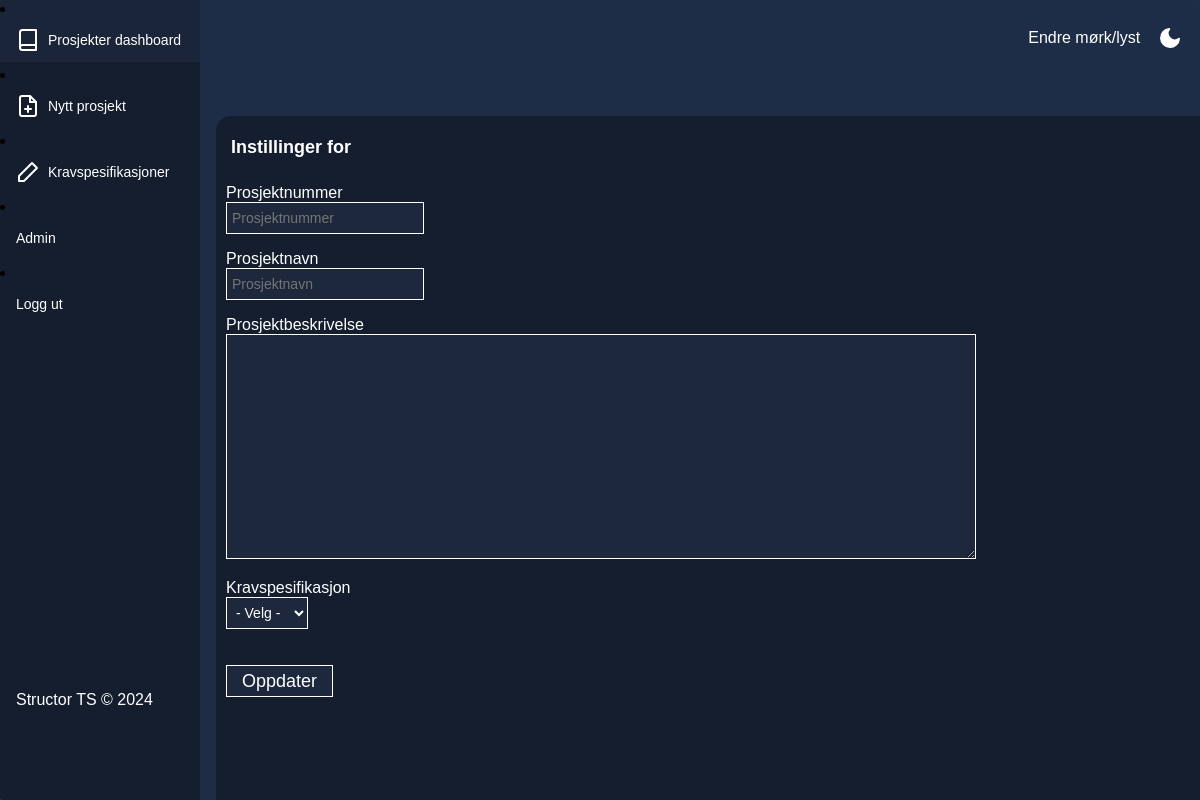
Before: /2/project/settings (signed in) with the older database file.
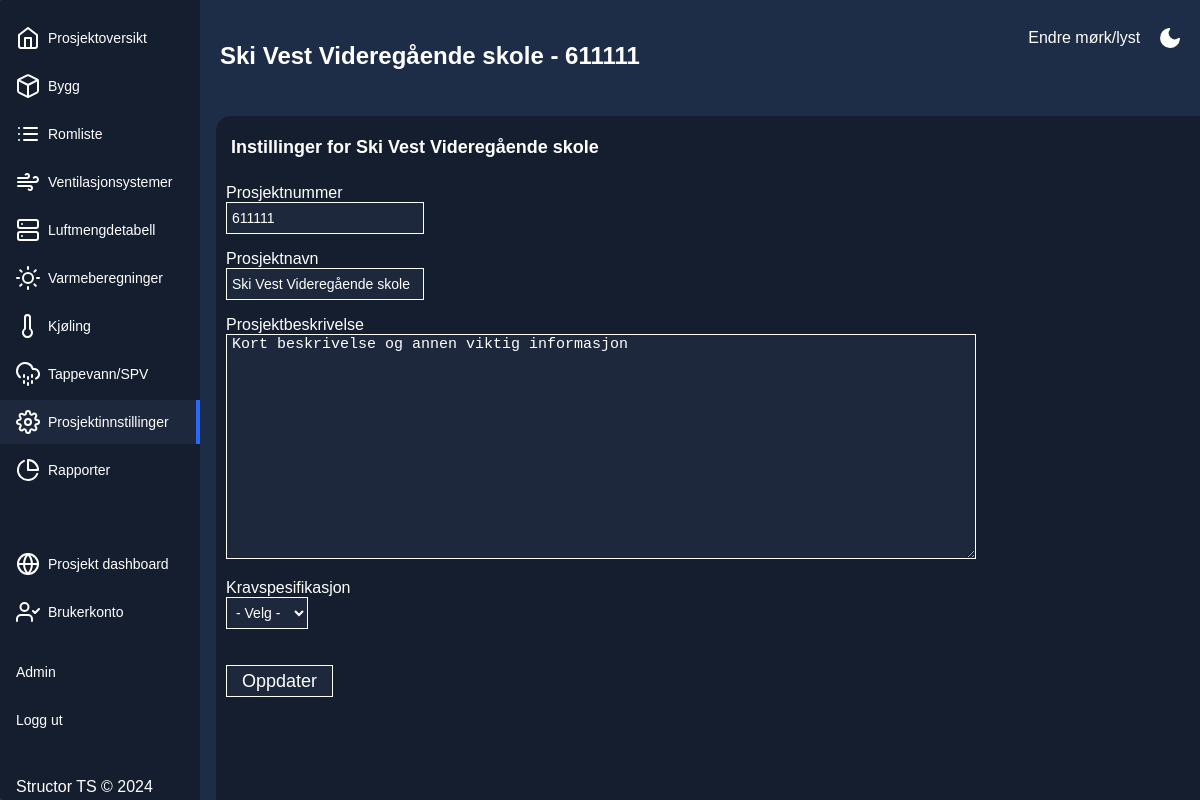
After: the same page with the newer database file.
### romskjema/models.py (models this page shows)
class Projects(db.Model):
    __tablename__ = "Projects"
    id = db.Column(db.Integer, primary_key=True, autoincrement=True)
    ProjectNumber = db.Column(db.Integer, nullable=False)
    ProjectName = db.Column(db.String(50), nullable=False)
    ProjectDescription = db.Column(db.Text)
    Specification = db.Column(db.String(50))
    buildings = db.relationship('Buildings', backref='project_buildings', uselist=False, lazy=True)
    ventilation_systems = db.relationship('VentilationSystems', backref='project_ventilation_systems', uselist=False, lazy=True)

### romskjema/project/project.py (the view, shortened to what this page needs)
@project_bp.route('/settings', methods=['GET', 'POST'])
@login_required
def settings(project_id):
    project = dbo.get_project(project_id)
    endpoint = request.endpoint
    specifications = dbo.get_specifications()
    if request.method == "GET":
        return render_template("project_settings.html",
                            user = current_user,
                            project = project,
                            specifications = specifications,
                            endpoint=endpoint,
                            project_id = project_id)

### romskjema/db_operations.py (called while the page is built)
@login_required
def get_project(project_id: int) -> models.Projects:
    project = db.session.query(models.Projects).filter(models.Projects.id == project_id).first()
    return project

@login_required
def get_specifications() -> list:
    spec_list = []
    specifications = models.Specifications.query.all()
    for spec in specifications:
        spec_list.append(spec)
    return spec_list

### romskjema/project/templates/project_settings.html (shortened to what this page needs)
{% extends "base.html" %}
{%block page_subtitle %}Instillinger for {{project.ProjectName}}{% endblock %}
{%block content %}
    <form class="custom-form profile-form" method="POST" role="form">
        <p>
            <p>
                Prosjektnummer
                <br>
                <input type="text" name="project_number" id="project_number" value="{{project.ProjectNumber}}" placeholder="Prosjektnummer">
            </p>
            <p>
                Prosjektnavn
                <br>
                <input type="text" name="project_name" id="project_name" value="{{project.ProjectName}}" placeholder="Prosjektnavn">
            </p>
            <p>
                Prosjektbeskrivelse <br>
                <textarea class="form-text-area" name="project_description" id="project_description">{{project.ProjectDescription}}</textarea>
            </p>
        </p>
        <p>
            Kravspesifikasjon
            <br>
            <select name="project_specification" id="project_specification">
                <option value="none">- Velg -</option>
            </select>
        </p>
        <p>
            <button type="submit" class="form-button">
                Oppdater
            </button>
        </p>
    </form>
{% endblock %}

### romskjema/templates/base.html (shortened to what the changed rows need)
<!DOCTYPE html>
<html lang="en">
<head>
    <link rel="stylesheet" href="/static/css/style.css">
    <link rel="stylesheet" href="/static/css/form.css">
    <link rel="stylesheet" href="/static/css/tables.css">
    <link rel="stylesheet" href="/static/css/flash_popup.css">
    <link rel="stylesheet" href="/static/css/print.css">
</head>
<body>
        <div class="app-container">
        {% if user.is_authenticated %}
        <div class="sidebar no-print ">
                {% if project %}
                <ul class="sidebar-list">
                    {% if endpoint == "project.project" %}
                    <li class="sidebar-list-item active">
                    {%else %}
                    <li class="sidebar-list-item">
                    {% endif %}
                    <a href="{{ url_for('project.project', project_id=project.id) }}">
                    <span>Prosjektoversikt</span>
                    </a>
                </li>
                {% if endpoint == "buildings.buildings" %}
                <li class="sidebar-list-item active">
                {%else %}
                <li class="sidebar-list-item">
                {% endif %}
                    <a href="{{ url_for('buildings.buildings', project_id = project.id) }}">
                    <span>Bygg</span>
                    </a>
                </li>
                {% if endpoint == "rooms.rooms" %}
                <li class="sidebar-list-item active">
                {%else %}
                <li class="sidebar-list-item">
                {% endif %}
                    <a href="{{ url_for('rooms.rooms', project_id = project.id) }}">
                    <span>Romliste</span>
                    </a>
                </li>
                {% if endpoint == "ventsystems.ventsystems" %}
                <li class="sidebar-list-item active">
                {% else %}
                <li class="sidebar-list-item">
                {% endif %}
                    <a href="{{ url_for('ventsystems.ventsystems', project_id = project.id) }}">
                    <span>Ventilasjonsystemer</span>
                    </a>
                </li>
                {% if endpoint == "ventilation.ventilation" %}
                <li class="sidebar-list-item active">
                {%else %}
                <li class="sidebar-list-item">
                {% endif %}
                    <a href="{{ url_for('ventilation.ventilation', project_id = project.id) }}">
                    <span>Luftmengdetabell</span>
                    </a>
                </li>
                {% if endpoint == "heating.heating" %}
                <li class="sidebar-list-item active">
                {%else %}
                <li class="sidebar-list-item">
                {% endif %}
                    <a href="{{ url_for('heating.heating', project_id = project.id) }}">
                    <span>Varmeberegninger</span>
                    </a>
                </li>
                {% if endpoint == "cooling.cooling" %}
                <li class="sidebar-list-item active">
                {%else %}
                <li class="sidebar-list-item">
                {% endif %}
                    <a href="{{ url_for('cooling.cooling', project_id = project.id) }}">
                        <svg xmlns="http://www.w3.org/2000/svg" width="24" height="24" viewBox="0 0 24 24" fill="none" stroke="currentColor" stroke-width="2" stroke-linecap="round" stroke-linejoin="round" class="feather feather-activity"><path d="M14 14.76V3.5a2.5 2.5 0 0 0-5 0v11.26a4.5 4.5 0 1 0 5 0z"></path></svg>
                    <span>Kjøling</span>
                    </a>
                </li>
                <li class="sidebar-list-item">
                    <a href="#">
                    <span>Tappevann/SPV</span>
                    </a>
                </li>
                {% if endpoint == "project.settings" %}
                <li class="sidebar-list-item active">
                {%else %}
                <li class="sidebar-list-item">
                {% endif %}
                    <a href="{{ url_for('project.settings', project_id = project.id) }}">
                    <span>Prosjektinnstillinger</span>
                    </a>
                </li>
                {% if endpoint == "project.reports" %}
                <li class="sidebar-list-item active">
                {%else %}
                <li class="sidebar-list-item">
                {% endif %}
                        <a href="{{ url_for('project.reports', project_id = project.id) }}">
                            <svg xmlns="http://www.w3.org/2000/svg" width="24" height="24" viewBox="0 0 24 24" fill="none" stroke="currentColor" stroke-width="2" stroke-linecap="round" stroke-linejoin="round" class="feather feather-activity"><path d="M21.21 15.89A10 10 0 1 1 8 2.83"></path><path d="M22 12A10 10 0 0 0 12 2v10z"></path></svg>
                        <span>Rapporter</span>
                        </a>
                    </li>
                <p class="p-menu-item">
                <li class="sidebar-list-item">
                    <a href="{{ url_for('projects.projects') }}">
                    <span>Prosjekt dashboard</span>
                    </a>
                </li>
                <li class="sidebar-list-item">
                    <a href="#">
                    <span>Brukerkonto</span>
                    </a>
                </li>
                </p>
                {% else %}
                {% if endpoint == "projects.projects" %}
                <li class="sidebar-list-item active">
                {%else %}
                <li class="sidebar-list-item">
                {% endif %}
                    <a href="{{ url_for('projects.projects') }}">
                    <span>Prosjekter dashboard</span>
                    </a>
                </li>
                {% if endpoint == "projects.new_project" %}
                <li class="sidebar-list-item active">
                {%else %}
                <li class="sidebar-list-item">
                {% endif %}
                    <a href="{{ url_for('projects.new_project') }}">
                    <span>Nytt prosjekt</span>
                    </a>
                </li>
                {% if endpoint == "specifications.specifications" or endpoint == "specifications.new_specification" %}
                <li class="sidebar-list-item active">
                {%else %}
                <li class="sidebar-list-item">
                {% endif %}
                    <a href="{{ url_for('specifications.specifications') }}">
                        <svg xmlns="http://www.w3.org/2000/svg" width="24" height="24" viewBox="0 0 24 24" fill="none" stroke="currentColor" stroke-width="2" stroke-linecap="round" stroke-linejoin="round" class="feather feather-activity"><polygon points="16 3 21 8 8 21 3 21 3 16 16 3"></polygon></svg>
                    <span>Kravspesifikasjoner</span>
                    </a>
                </li>
                {% endif %}
            </ul>
            </div>
        {% endif %}
    <div class="app-content">
        <div class="app-content-header">
            <h1 class="app-content-headerText">
              <p>
                    {% if user.is_authenticated %}
                        {% if project %}
                            {{project.ProjectName}} - {{project.ProjectNumber}}
                        {% else %}
                            {% block pagetitle %}{%endblock%}
                        {% endif %}
                    {% endif %}
                </p>
            </h1>
        </div>
<div class="text-div">
    <div class="subtitle-header-container">
      <h1 class="app-content-subTitleheaderText">
        {% block page_subtitle %}
        {% endblock %}
    </h1>
</div>
        {% block content %}
        {% endblock %}
    </div>
</body>
</html>

Changed rows visible on the page:
added Projects: ProjectName "Ski Vest Videregående skole", ProjectNumber "611111", project_number "611111", project_name "Ski Vest Videregående skole", project_description "Kort beskrivelse og annen viktig informasjon"
Other visible differences:
text no longer shown: "Prosjekter dashboard Nytt prosjekt Kravspesifikasjoner"
text now shown: "Prosjektoversikt Bygg Romliste Ventilasjonsystemer Luftmengdetabell Varmeberegninger Kjøling Tappevann/SPV Prosjektinnstillinger Rapporter Prosjekt dashboard Brukerkonto -"
